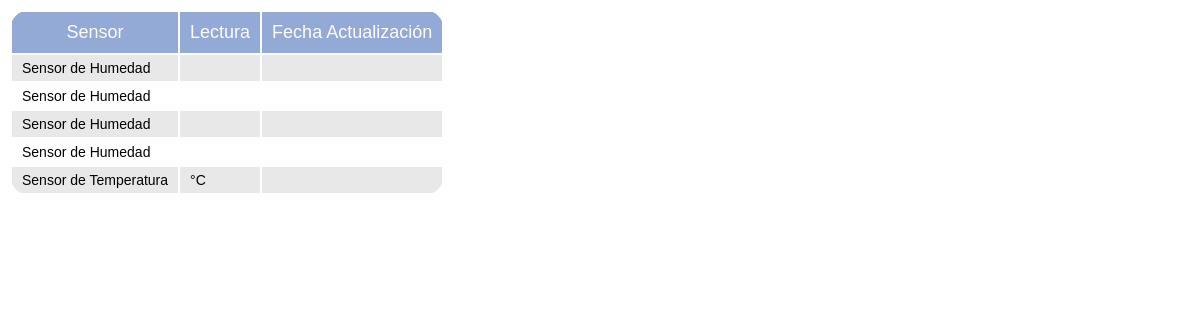
Before: / with the older database file.
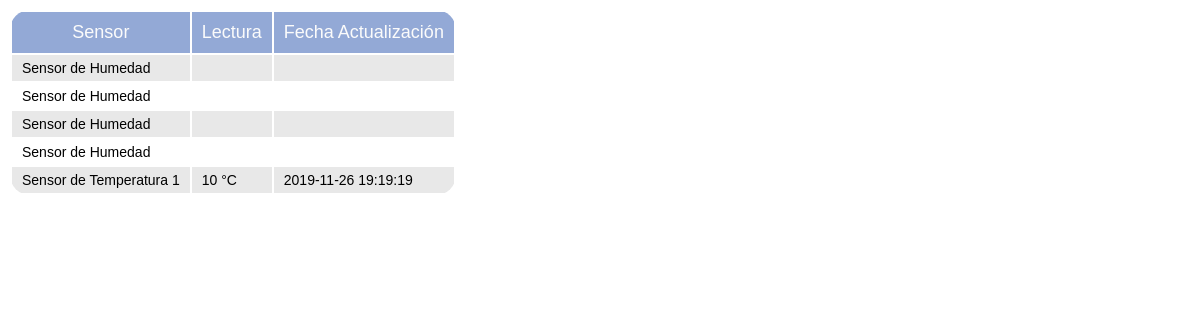
After: the same page with the newer database file.
### tables this page shows
CREATE TABLE `tr_sensortemperatura` (
  `idtr_sensortemperatura` int(11) NOT NULL AUTO_INCREMENT,
  `id_sensortemperatura` int(11) DEFAULT NULL,
  `lectura` double DEFAULT NULL,
  `fecha` datetime DEFAULT NULL,
  `ult_intervalo` datetime DEFAULT NULL,
  `flg_motivoriego` char(1) DEFAULT NULL,
  PRIMARY KEY (`idtr_sensortemperatura`),
  KEY `tr_sen_temp_idx` (`id_sensortemperatura`),
  CONSTRAINT `tr_sen_temp` FOREIGN KEY (`id_sensortemperatura`) REFERENCES `sensortemperatura` (`idsensortemperatura`) 
);

### app/ReglasNegocio/brgeneric.php (called while the page is built, shortened)
<?php
require_once realpath(__DIR__ . '/../AccesoDatos/dageneric.php');
class brGeneric {
    public function leer($table) {
        $oda = new daRegistroHumedad();
        try {
            $objMysqli = new mysqli(CONNECTION_HOST, CONNECTION_USER, CONNECTION_PASSWORD, CONNECTION_BD);
            $data = $oda->leer($objMysqli,$table);
        } catch (Exception $error) {
            return $error;
        }
        return $data;
    }
}

### app/AccesoDatos/dageneric.php (called while the page is built, shortened)
<?php
class daRegistroHumedad {
    public function leer($objmysqli,$table) {
        $aux = "select * from ".$table;
        $resultado = $objmysqli->query($aux);
        $data = array();
        if($resultado!==false){
            while ($fila = $resultado->fetch_assoc()) {
                $data[] = $fila;
            }
        }
        return $data;
    }
}

### public_html/index.php (the view, shortened to what this page needs)
<?php
require_once realpath(__DIR__ . '/../app/ReglasNegocio/brgeneric.php');
$obr = new brGeneric();
$data = $obr->leer("tr_sensorhumedad");
$dataT = $obr->leer("tr_sensortemperatura");?>
<!DOCTYPE html>
<html>
<head>
</head>
<body>
    <table>
        <tr>
            <th>Sensor</th>
            <th>Lectura</th>
            <th>Fecha Actualización</th>
        </tr>
        <tr style="background-color: #e8e8e8">
            <td><?php echo " Sensor de Humedad " .$data[0]["id_sensorhumedad"] ?></td>
            <td><?php echo $data[0]["lectura"] ?></td>
            <td><?php echo $data[0]["fecha"] ?></td>
        </tr>
        <tr>
            <td><?php echo " Sensor de Humedad " .$data[1]["id_sensorhumedad"] ?></td>
            <td><?php echo $data[1]["lectura"] ?></td>
            <td><?php echo $data[1]["fecha"] ?></td>
        </tr>
        <tr style="background-color: #e8e8e8">
            <td><?php echo " Sensor de Humedad " .$data[2]["id_sensorhumedad"] ?></td>
            <td><?php echo $data[2]["lectura"] ?></td>
            <td><?php echo $data[2]["fecha"] ?></td>
        </tr>
        <tr>
            <td><?php echo " Sensor de Humedad " .$data[3]["id_sensorhumedad"] ?></td>
            <td><?php echo $data[3]["lectura"] ?></td>
            <td><?php echo $data[3]["fecha"] ?></td>
        </tr>
         <tr style="background-color: #e8e8e8">
            <td><?php echo " Sensor de Temperatura " .$dataT[0]["id_sensortemperatura"] ?></td>
            <td><?php echo $dataT[0]["lectura"]." °C" ?></td>
            <td><?php echo $dataT[0]["fecha"] ?></td>
        </tr>
    </table>
</body>
</html>

### public_html/index.php (style rules this page uses)
* { font-family: Calibri, sans-serif; font-weight: 300; font-size: 14px; padding:0px; margin: 0px; }
table { margin-left: 10px; margin-top: 10px; border-radius: 20px; overflow:hidden; }
th { padding:10px 10px; background-color: #93a9d6; color:#fbfbfb; font-size: 18px; }
td { padding:5px 10px; }

Changed rows visible on the page:
added tr_sensortemperatura: id_sensortemperatura "1", lectura "10", fecha "2019-11-26 19:19:19"
